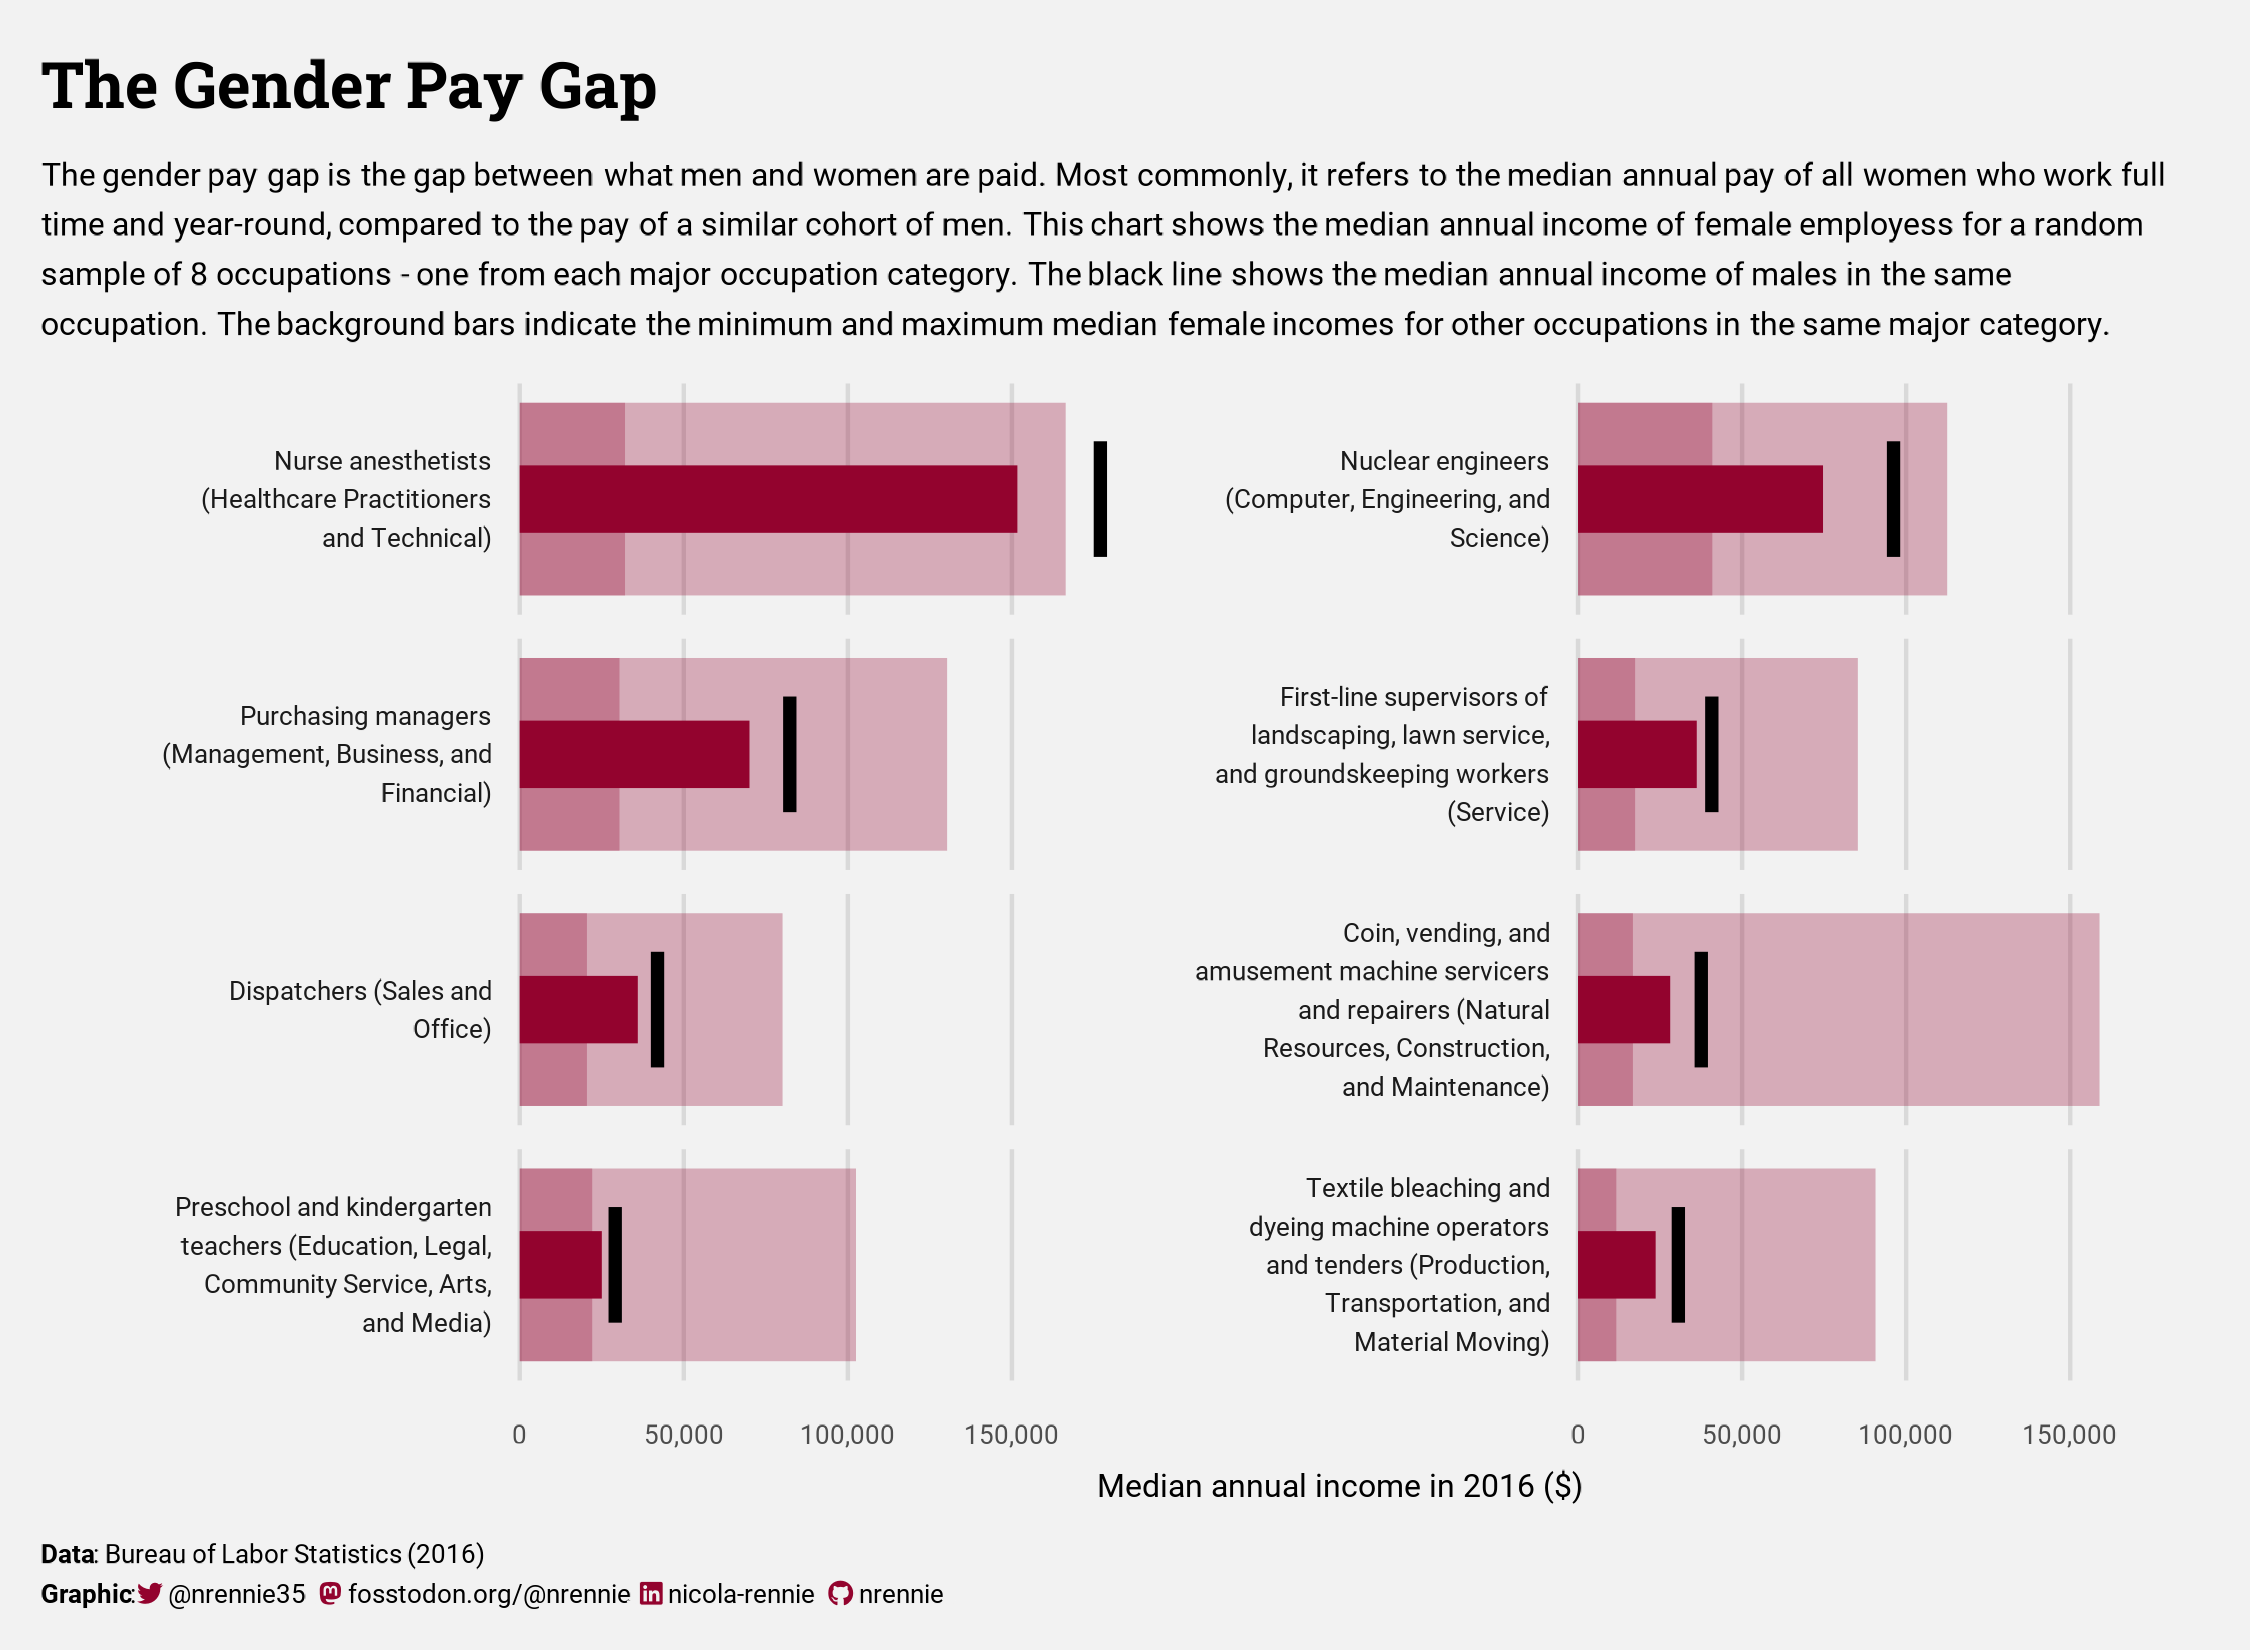

This chart was generated by the following R code:
# Load packages -----------------------------------------------------------

library(tidyverse)
library(showtext)
library(camcorder)
library(ggtext)
library(nrBrand)
library(glue)
library(scales)


# Load data ---------------------------------------------------------------

jobs_gender <- readr::read_csv("https://raw.githubusercontent.com/rfordatascience/tidytuesday/master/data/2019/2019-03-05/jobs_gender.csv")


# Load fonts --------------------------------------------------------------

font_add_google("Roboto", "roboto")
font_add_google("Roboto Slab", "roboto_slab")
showtext_auto()


# Define colours and fonts-------------------------------------------------

bg_col <- "grey95"
text_col <- "black"
highlight_col <- "#93032E"

body_font <- "roboto"
title_font <- "roboto_slab"


# Data wrangling ----------------------------------------------------------

set.seed(123)
plot_data <- jobs_gender |>
  filter(year == 2016) |>
  select(occupation, major_category, total_earnings_male, total_earnings_female) |>
  drop_na() |>
  group_by(major_category) |>
  mutate(
    min_cat = min(total_earnings_female),
    max_cat = max(total_earnings_female)
  ) |>
  slice_sample(n = 1) |>
  ungroup() |>
  mutate(
    label = glue("{str_to_sentence(occupation)} ({major_category})")
  ) |>
  mutate(label = reorder(label, -total_earnings_female))


# Start recording ---------------------------------------------------------

gg_record(
  dir = file.path("2024", "recording"),
  device = "png",
  width = 7.5,
  height = 5.5,
  units = "in",
  dpi = 300
)


# Define text -------------------------------------------------------------

social <- nrBrand::social_caption(
  bg_colour = bg_col,
  icon_colour = highlight_col,
  font_colour = text_col,
  font_family = body_font
)
title <- "The Gender Pay Gap"
st <- "The gender pay gap is the gap between what men and women are paid. Most
commonly, it refers to the median annual pay of all women who work full time
and year-round, compared to the pay of a similar cohort of men. This chart shows
the median annual income of female employess for a random sample of 8 occupations -
one from each major occupation category. The black line shows the median annual
income of males in the same occupation. The background bars indicate the minimum and maximum
median female incomes for other occupations in the same major category."
cap <- paste0(
  "**Data**: Bureau of Labor Statistics (2016)<br>**Graphic**:", social
)


# Plot --------------------------------------------------------------------

ggplot(plot_data) +
  geom_col(
    mapping = aes(x = max_cat, y = "1"),
    fill = alpha(highlight_col, 0.3),
    width = 1
  ) +
  geom_col(
    mapping = aes(x = min_cat, y = 1),
    fill = alpha(highlight_col, 0.3),
    width = 1
  ) +
  geom_col(
    mapping = aes(x = total_earnings_female, y = 1),
    width = 0.35,
    fill = highlight_col
  ) +
  geom_linerange(
    aes(
      x = total_earnings_male,
      ymin = 1 - 0.3,
      ymax = 1 + 0.3
    ),
    linewidth = 1.5,
    colour = text_col
  ) +
  facet_wrap(~label,
    ncol = 2, strip.position = "left",
    labeller = labeller(label = label_wrap_gen(28))
  ) +
  scale_x_continuous(labels = comma) +
  labs(
    title = title, subtitle = st, caption = cap,
    x = "Median annual income in 2016 ($)", y = ""
  ) +
  theme_minimal(base_size = 24, base_family = body_font) +
  theme(
    plot.margin = margin(5, 15, 5, 10),
    plot.background = element_rect(fill = bg_col, colour = bg_col),
    panel.background = element_rect(fill = bg_col, colour = bg_col),
    plot.title = element_textbox_simple(
      colour = text_col,
      hjust = 0,
      halign = 0,
      margin = margin(b = 10, t = 10),
      lineheight = 0.5,
      family = title_font,
      face = "bold",
      size = rel(2)
    ),
    plot.subtitle = element_textbox_simple(
      colour = text_col,
      hjust = 0,
      halign = 0,
      margin = margin(b = 10, t = 0),
      lineheight = 0.5,
      family = body_font
    ),
    plot.caption = element_textbox_simple(
      colour = text_col,
      hjust = 0,
      halign = 0,
      margin = margin(b = 5, t = 10),
      lineheight = 0.5,
      family = body_font
    ),
    axis.text.y = element_blank(),
    strip.text.y.left = element_text(
      hjust = 1,
      angle = 0,
      lineheight = 0.4,
      margin = margin(r = 0, l = 5)
    ),
    panel.spacing.y = unit(0.4, "lines"),
    plot.title.position = "plot",
    plot.caption.position = "plot",
    panel.grid.major.x = element_line(
      linewidth = 0.5,
      colour = alpha(text_col, 0.1)
    ),
    panel.grid.major.y = element_blank(),
    panel.grid.minor = element_blank()
  )


# Save gif ----------------------------------------------------------------

gg_playback(
  name = file.path("2024", paste0("day_01", ".gif")),
  first_image_duration = 4,
  last_image_duration = 20,
  frame_duration = .25,
  background = bg_col
)
